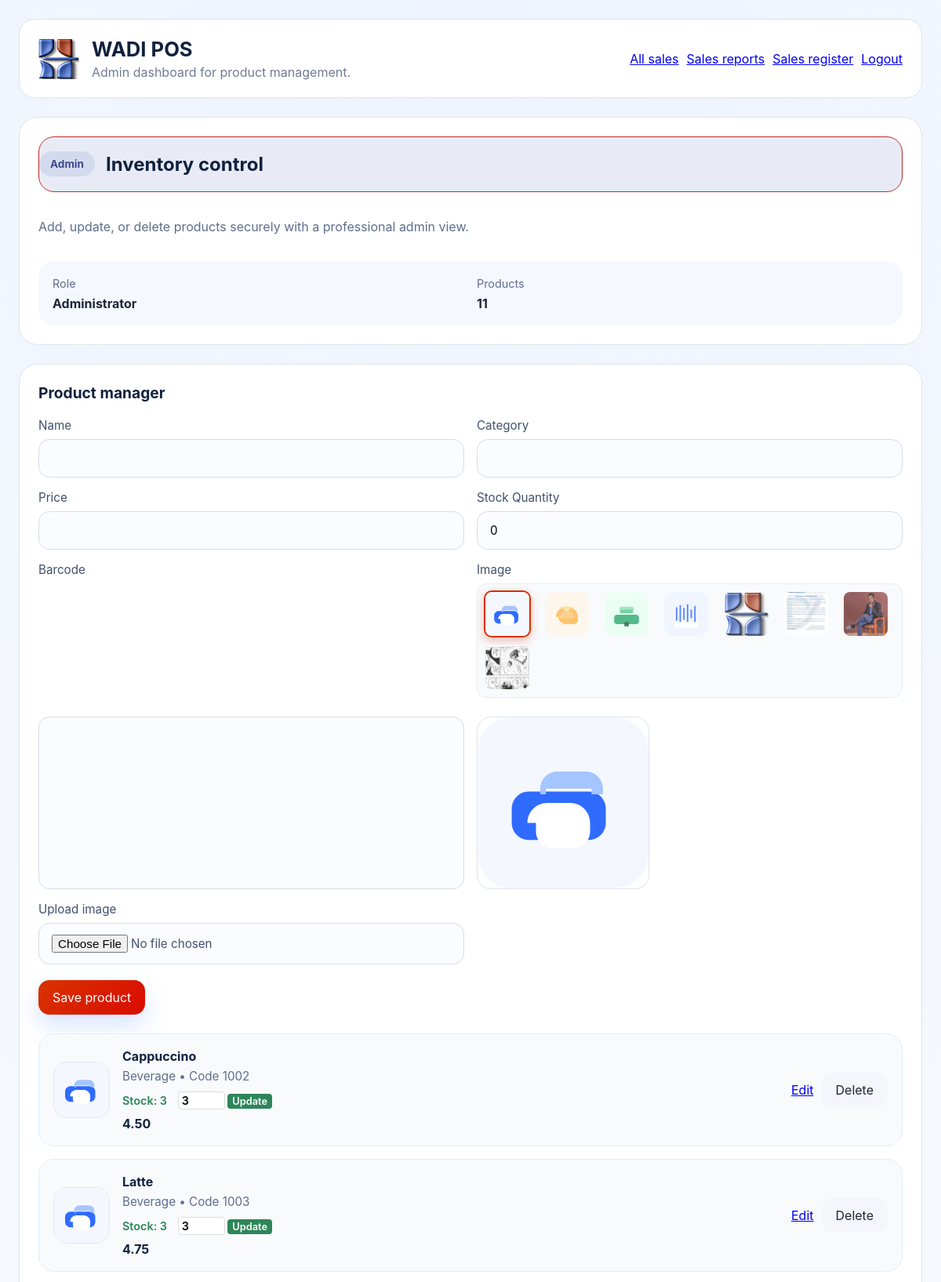
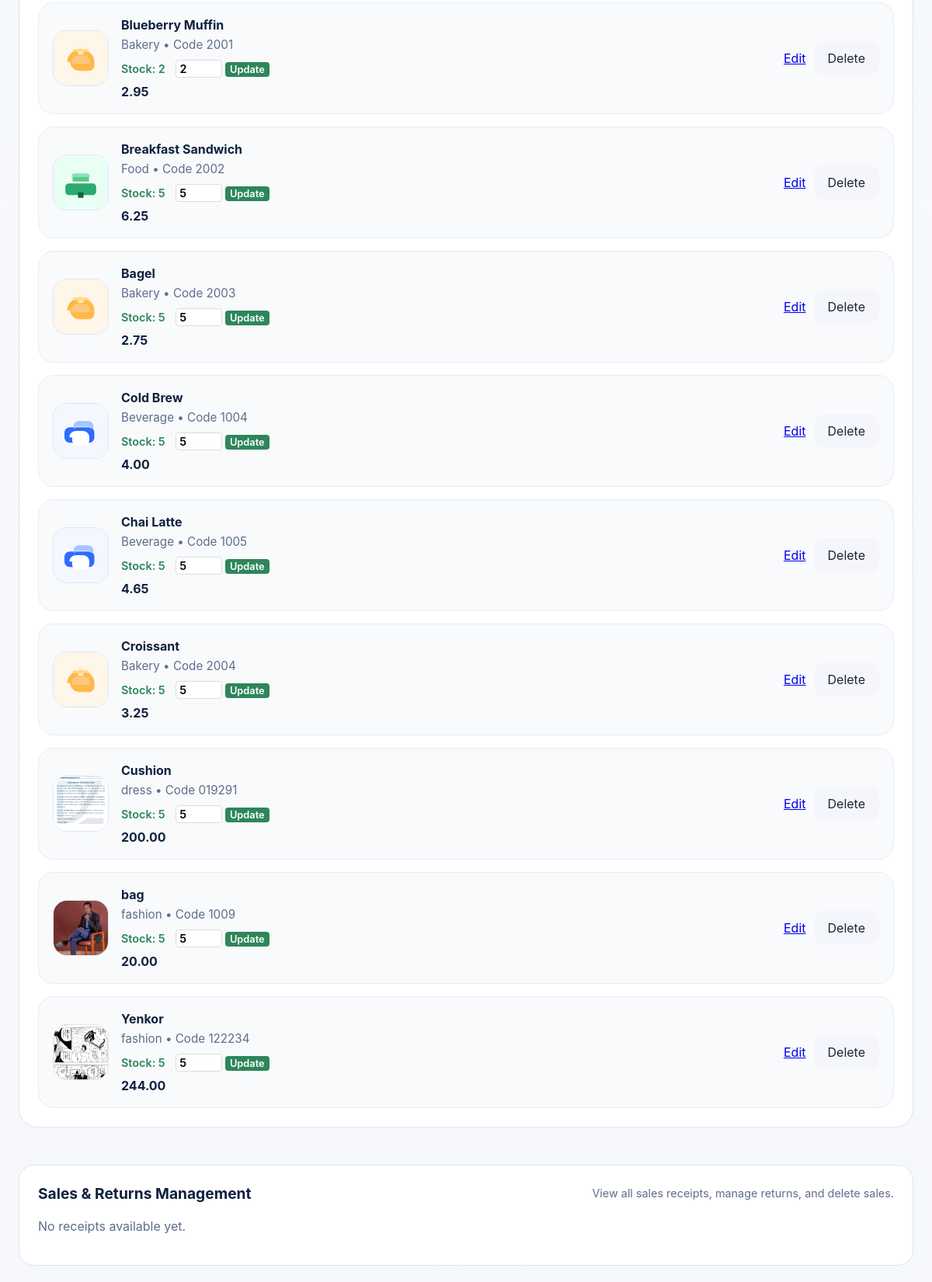
The page /admin.php (signed in, upper part) on the database its author committed (2 pictures, top to bottom).
### tables this page shows
CREATE TABLE settings (
            key TEXT PRIMARY KEY,
            value TEXT NOT NULL
        );

CREATE TABLE products (
            id INTEGER PRIMARY KEY,
            code TEXT UNIQUE NOT NULL,
            name TEXT NOT NULL,
            category TEXT NOT NULL,
            price REAL NOT NULL,
            image TEXT NOT NULL
        , quantity INTEGER NOT NULL DEFAULT 0);

### inc/functions.php (called while the page is built, shortened)
<?php
function get_db_path(): string {
    $dir = __DIR__ . '/../data';
    return $dir . '/pos.db';
}
function get_database(): PDO {
    static $pdo = null;
    if ($pdo !== null) {
        return $pdo;
    }
    $path = get_db_path();
    $pdo = new PDO('sqlite:' . $path);
    $pdo->setAttribute(PDO::ATTR_ERRMODE, PDO::ERRMODE_EXCEPTION);
    initialize_database($pdo);
    return $pdo;
}
function initialize_database(PDO $db): void {
    $db->exec(
        'CREATE TABLE IF NOT EXISTS products (
            id INTEGER PRIMARY KEY,
            code TEXT UNIQUE NOT NULL,
            name TEXT NOT NULL,
            category TEXT NOT NULL,
            price REAL NOT NULL,
            image TEXT NOT NULL,
            quantity INTEGER NOT NULL DEFAULT 0
        )'
    );
    try {
        $db->exec('ALTER TABLE products ADD COLUMN quantity INTEGER NOT NULL DEFAULT 0');
    } catch (Exception $e) {
    }
    $db->exec(
        'CREATE TABLE IF NOT EXISTS users (
            id INTEGER PRIMARY KEY,
            username TEXT UNIQUE NOT NULL,
            password_hash TEXT NOT NULL,
            role TEXT NOT NULL,
            created_at TEXT NOT NULL
        )'
    );
    $db->exec(
        'CREATE TABLE IF NOT EXISTS orders (
            id INTEGER PRIMARY KEY,
            username TEXT NOT NULL,
            total REAL NOT NULL,
            status TEXT NOT NULL DEFAULT "Pending",
            created_at TEXT NOT NULL
        )'
    );
    $db->exec(
        'CREATE TABLE IF NOT EXISTS order_items (
            id INTEGER PRIMARY KEY,
            order_id INTEGER NOT NULL,
            product_id INTEGER NOT NULL,
            name TEXT NOT NULL,
            price REAL NOT NULL,
            quantity INTEGER NOT NULL,
            subtotal REAL NOT NULL,
            FOREIGN KEY(order_id) REFERENCES orders(id)
        )'
    );
    $db->exec(
        'CREATE TABLE IF NOT EXISTS receipts (
            id INTEGER PRIMARY KEY,
            order_id INTEGER NOT NULL UNIQUE,
            username TEXT NOT NULL,
            receipt_content TEXT NOT NULL,
            return_status TEXT NOT NULL DEFAULT "Active",
            created_at TEXT NOT NULL,
            FOREIGN KEY(order_id) REFERENCES orders(id)
        )'
    );
    $db->exec(
        'CREATE TABLE IF NOT EXISTS settings (
            key TEXT PRIMARY KEY,
            value TEXT NOT NULL
        )'
    );
    $db->exec("INSERT OR IGNORE INTO settings (key, value) VALUES ('pos_name', 'WADI POS')");
    $stmt = $db->query('SELECT COUNT(*) FROM products');
}
function load_products(): array {
    $stmt = get_database()->query('SELECT id, code, name, category, price, image, quantity FROM products ORDER BY id');
    return $stmt->fetchAll(PDO::FETCH_ASSOC);
}
function get_image_options(): array {
    $options = [
        'images/coffee.svg' => 'Coffee',
        'images/bakery.svg' => 'Bakery',
        'images/food.svg' => 'Food',
        'images/barcode.svg' => 'Barcode',
        'images/pos-icon.svg' => 'POS Icon'
    ];
    $uploadPath = __DIR__ . '/../images/uploads';
    if (is_dir($uploadPath)) {
        $images = glob($uploadPath . '/*.{png,jpg,jpeg,svg}', GLOB_BRACE);
        foreach ($images as $image) {
            $relPath = 'images/uploads/' . basename($image);
            $options[$relPath] = ucfirst(pathinfo(basename($image), PATHINFO_FILENAME));
        }
    }
    return $options;
}
function get_pos_name(): string {
    $stmt = get_database()->prepare('SELECT value FROM settings WHERE key = ?');
    $stmt->execute(['pos_name']);
    $result = $stmt->fetch(PDO::FETCH_ASSOC);
    return $result ? $result['value'] : 'WADI POS';
}

### admin.php (the view, shortened to what this page needs)
<?php
require_once __DIR__ . '/inc/functions.php';
$posName = get_pos_name();
$products = load_products();
$imageOptions = get_image_options();
$receipts = load_receipts();
$editProduct = null;
?>
<!DOCTYPE html>
<html lang="en">
<head>
  <link rel="stylesheet" href="styles.css" />
</head>
<body data-page="admin">
  <div class="app-shell">
    <header class="header">
      <div class="brand">
        <img class="brand-icon" src="images/pos-icon.svg" alt="POS icon" />
        <div>
          <h1><?php echo htmlspecialchars($posName); ?></h1>
          <p class="subtitle">Admin dashboard for product management.</p>
        </div>
      </div>
      <div class="header-actions">
        <a href="returns.php" class="secondary">All sales</a>
        <a href="sales_report.php" class="secondary">Sales reports</a>
        <a href="sales.php" class="secondary">Sales register</a>
        <a href="logout.php" class="tertiary">Logout</a>
      </div>
    </header>
    <main class="main-grid">
      <article class="panel overview-panel">
        <div class="panel-label">
          <span class="badge admin-badge">Admin</span>
          <h2>Inventory control</h2>
        </div>
        <p class="panel-copy">Add, update, or delete products securely with a professional admin view.</p>
        <div class="highlight-row">
          <div>
            <span class="metric-label">Role</span>
            <strong>Administrator</strong>
          </div>
          <div>
            <span class="metric-label">Products</span>
            <strong><?php echo count($products); ?></strong>
          </div>
        </div>
      </article>
      <section class="panel admin-management">
        <div class="panel-header">
          <h2>Product manager</h2>
        </div>
        <form id="product-form" class="admin-form" method="post" action="admin.php" enctype="multipart/form-data">
          <div class="field-grid">
            <label class="input-group">
              Name
              <input id="product-name" name="name" type="text" required value="<?php echo htmlspecialchars($editProduct['name'] ?? ''); ?>" />
            </label>
            <label class="input-group">
              Category
              <input id="product-category" name="category" type="text" required value="<?php echo htmlspecialchars($editProduct['category'] ?? ''); ?>" />
            </label>
            <label class="input-group">
              Price
              <input id="product-price" name="price" type="number" min="0.01" step="0.01" required value="<?php echo htmlspecialchars($editProduct['price'] ?? ''); ?>" />
            </label>
            <label class="input-group">
              Stock Quantity
              <input id="product-quantity" name="quantity" type="number" min="0" required value="<?php echo htmlspecialchars($editProduct['quantity'] ?? '0'); ?>" />
            </label>
            <label class="input-group">
              Barcode
              <input id="product-code" name="code" type="text" required value="<?php echo htmlspecialchars($editProduct['code'] ?? ''); ?>" />
            </label>
            <label class="input-group">
              Image
<div class="image-picker" data-image-options='<?php echo json_encode($imageOptions); ?>'>
                <div id="image-thumbnails" class="image-thumbnails"></div>
                <img id="image-preview" src="<?php echo htmlspecialchars($editProduct['image'] ?? 'images/coffee.svg'); ?>" alt="Product preview" class="image-preview-large" />
              </div>
            </label>
            <label class="input-group">
              Upload image
              <input id="product-image-file" name="image_file" type="file" accept=".png,.jpg,.jpeg,.svg" />
            </label>
          </div>
          <div class="form-actions">
            <button id="save-product" class="primary" type="submit"><?php echo $editProduct ? 'Update product' : 'Save product'; ?></button>
          </div>
        </form>
        <div id="admin-product-list" class="admin-product-list">
          <?php foreach ($products as $product): ?>
            <article class="admin-product-card">
              <img src="<?php echo htmlspecialchars($product['image']); ?>" alt="<?php echo htmlspecialchars($product['name']); ?>" />
              <div class="admin-details">
                <div class="admin-description">
                  <div class="admin-name"><?php echo htmlspecialchars($product['name']); ?></div>
                  <div class="admin-meta"><?php echo htmlspecialchars($product['category']); ?> • Code <?php echo htmlspecialchars($product['code']); ?></div>
                  <div class="admin-stock <?php echo ($product['quantity'] <= 0) ? 'out-of-stock' : 'in-stock'; ?>">
                    Stock: <?php echo htmlspecialchars($product['quantity']); ?>
                    <form method="post" action="admin.php" style="display:inline; margin-left: 10px;">
                      <input type="number" name="quantity" value="<?php echo htmlspecialchars($product['quantity']); ?>" min="0" style="width: 60px; padding: 2px 4px; border: 1px solid #ddd; border-radius: 4px;" />
                      <button type="submit" style="padding: 2px 6px; font-size: 0.8rem; background: #2d8659; color: white; border: none; border-radius: 4px; cursor: pointer;">Update</button>
                    </form>
                  </div>
                </div>
                <div class="admin-price"><?php echo htmlspecialchars(number_format($product['price'], 2)); ?></div>
              </div>
              <div class="admin-actions">
                <a class="tertiary" href="admin.php?edit=<?php echo $product['id']; ?>">Edit</a>
                <form method="post" action="admin.php" style="display:inline;">
                  <button class="secondary" type="submit" onclick="return confirm('Delete this product?');">Delete</button>
                </form>
              </div>
            </article>
          <?php endforeach; ?>
        </div>
      </section>
      <section class="panel receipts-management-panel">
        <div class="panel-header">
          <h2>Sales & Returns Management</h2>
          <span class="hint">View all sales receipts, manage returns, and delete sales.</span>
        </div>
        <?php if (empty($receipts)): ?>
          <p class="empty-message">No receipts available yet.</p>
        <?php endif; ?>
      </section>
    </main>
  </div>
</body>
</html>

### rows shown on the page
settings: value "WADI POS"
products: image (picture), name "Cappuccino", category "Beverage", code "1002", quantity "3", price "4.50"
products: image (picture), name "Latte", category "Beverage", code "1003", quantity "3", price "4.75"
products: image (picture), name "Blueberry Muffin", category "Bakery", code "2001", quantity "2", price "2.95"
products: image (picture), name "Breakfast Sandwich", category "Food", code "2002", quantity "5", price "6.25"
products: image (picture), name "Bagel", category "Bakery", code "2003", quantity "5", price "2.75"
products: image (picture), name "Cold Brew", category "Beverage", code "1004", quantity "5", price "4.00"
products: image (picture), name "Chai Latte", category "Beverage", code "1005", quantity "5", price "4.65"
products: image (picture), name "Croissant", category "Bakery", code "2004", quantity "5", price "3.25"
products: image (picture), name "Cushion", category "dress", code "019291", quantity "5", price "200.00"
products: image (picture), name "bag", category "fashion", code "1009", quantity "5", price "20.00"
products: image (picture), name "Yenkor", category "fashion", code "122234", quantity "5", price "244.00"

### other values the page prints
count($products) "11"
